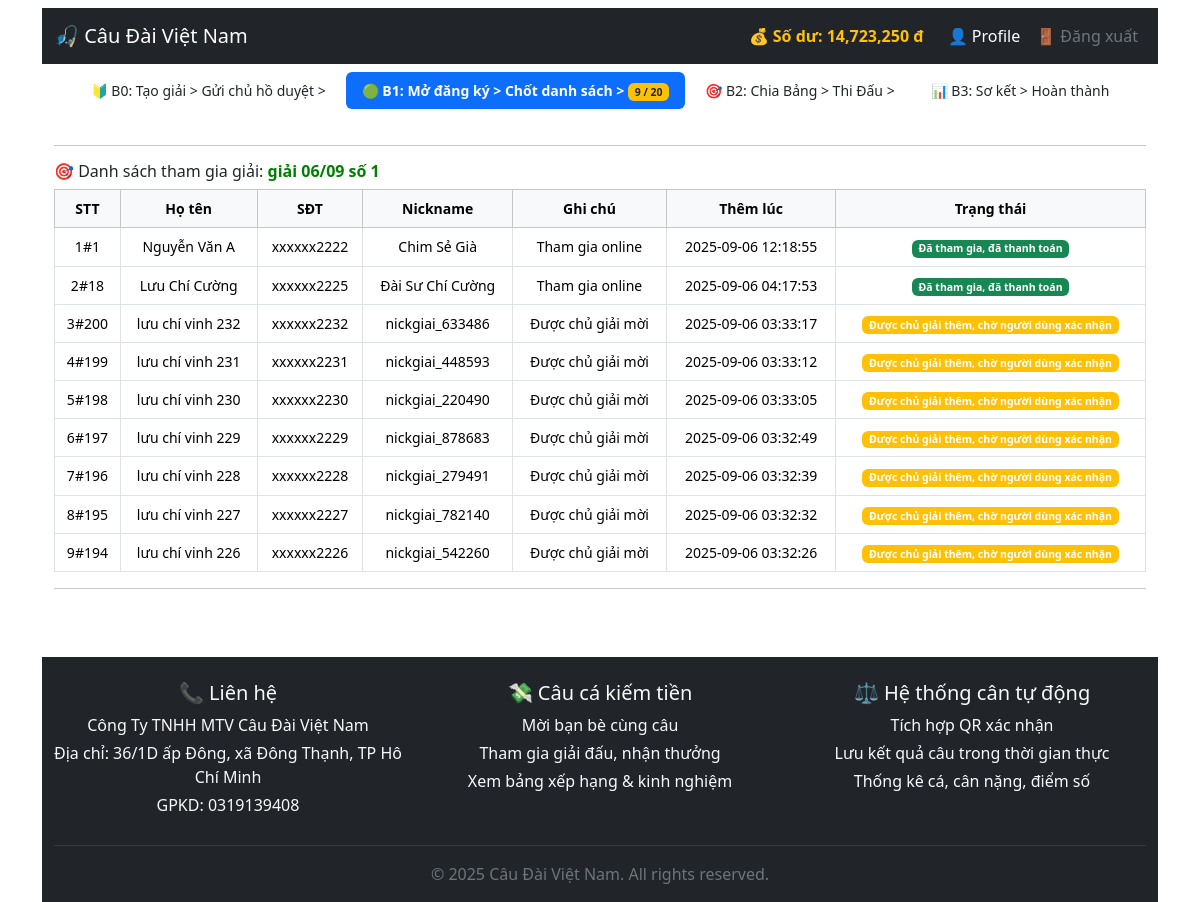
Screenshot of /cauca/canthu/giai/my_giai_detail_step_1.php?id=50 (signed in) with the database file from the repository.
### tables this page shows
CREATE TABLE `users` (
  `id` int NOT NULL,
  `user_code` varchar(40) DEFAULT NULL,
  `phone` varchar(12) DEFAULT NULL,
  `password` varchar(255) NOT NULL,
  `nickname` varchar(30) DEFAULT 'Nick name...',
  `email` varchar(100) DEFAULT 'Email...',
  `vai_tro` enum('admin','moderator','canthu','chuho','guest') NOT NULL DEFAULT 'canthu',
  `full_name` varchar(100) DEFAULT 'Họ và Tên...',
  `bank_account` varchar(50) DEFAULT 'Số tài khoản...',
  `bank_info` enum('970436-Vietcombank','970415-VietinBank','970418-BIDV','970405-Agribank','970407-Techcombank','970422-MBbank','970423-TPBank','970403-Sacombank','970432-VPBank','970416-ACB') DEFAULT NULL,
  `qr_image_path` varchar(255) DEFAULT NULL,
  `CCCD_number` varchar(20) DEFAULT 'Số CCCD...',
  `balance` decimal(12,2) DEFAULT '100000.00',
  `balance_ref` decimal(12,2) DEFAULT '50000.00',
  `ref_code` varchar(20) DEFAULT '0935192079',
  `user_exp` int DEFAULT '10',
  `cnt_ho` int NOT NULL DEFAULT '0',
  `cnt_xa` int NOT NULL DEFAULT '0',
  `cnt_giai` int NOT NULL DEFAULT '0',
  `cnt_game` int NOT NULL DEFAULT '0',
  `user_lever` int DEFAULT '1',
  `user_note` varchar(200) DEFAULT 'Ghi chú user...',
  `review_status` enum('yes','no') DEFAULT 'yes',
  `created_at` datetime DEFAULT CURRENT_TIMESTAMP,
  `status` enum('Chưa xác minh','Đã xác minh','Tạm dừng','banned') NOT NULL DEFAULT 'Chưa xác minh'
);

CREATE TABLE `giai_list` (
  `id` int NOT NULL,
  `giai_code` varchar(40) DEFAULT NULL,
  `ho_cau_id` int NOT NULL,
  `chuho_id` int DEFAULT NULL,
  `creator_id` int NOT NULL,
  `hinh_thuc_id` int NOT NULL,
  `ten_giai` varchar(255) NOT NULL,
  `so_luong_can_thu` int NOT NULL,
  `so_bang` int DEFAULT '0',
  `so_hiep` int DEFAULT '1',
  `thoi_luong_phut_hiep` int DEFAULT '60',
  `ngay_to_chuc` date NOT NULL,
  `gio_bat_dau` time NOT NULL,
  `thoi_gian_dong_dang_ky` datetime NOT NULL,
  `tien_cuoc` int DEFAULT '0',
  `phi_giai` int DEFAULT '0',
  `phi_ho` int DEFAULT '0',
  `luat_choi` text,
  `status` enum('dang_cho_xac_nhan','dang_mo_dang_ky','chot_xong_danh_sach','dang_dau_hiep_1','dang_dau_hiep_2','dang_dau_hiep_3','dang_dau_hiep_4','so_ket_giai','hoan_tat_giai','huy_giai','chuyen_chu_ho_duyet','dang_dau_hiep_5','dang_dau_hiep_6','') DEFAULT 'dang_cho_xac_nhan',
  `created_at` timestamp NULL DEFAULT CURRENT_TIMESTAMP,
  `min_user_exp` int DEFAULT '0',
  `min_user_level` int DEFAULT '0',
  `quy_tac_xoay_tu_chon` varchar(2000) DEFAULT '0' COMMENT 'Lưu JSON xoay bảng tùy chỉnh nếu chọn custom'
);

CREATE TABLE `giai_user` (
  `id` int NOT NULL,
  `giai_id` int NOT NULL,
  `user_id` int NOT NULL,
  `nickname` varchar(100) DEFAULT 'Nick name...',
  `trang_thai` enum('moi_cho_phan_hoi','cho_xac_nhan','da_thanh_toan','Đã hoàn tiền') NOT NULL DEFAULT 'moi_cho_phan_hoi',
  `payment_time` datetime DEFAULT NULL,
  `created_at` timestamp NULL DEFAULT CURRENT_TIMESTAMP,
  `note` varchar(255) DEFAULT NULL COMMENT 'Ghi chú nguồn đăng ký: tự online / được chủ giải thêm',
  `tong_diem` decimal(6,2) DEFAULT '0.00',
  `tong_kg` decimal(7,2) DEFAULT '0.00',
  `xep_hang` int DEFAULT '0'
);

### cauca/canthu/giai/my_giai_detail_step_1.php (the view, shortened to what this page needs)
<?php
require_once '../../../connect.php';
require_once '../../../includes/header.php';
$giai_id = (int)$_GET['id'];
$stmt = $pdo->prepare("SELECT * FROM giai_list WHERE id = ?");
$stmt->execute([$giai_id]);
$giai = $stmt->fetch();
$stmt = $pdo->prepare("SELECT gu.*, u.full_name, u.phone, u.nickname FROM giai_user gu JOIN users u ON gu.user_id = u.id WHERE gu.giai_id = ? ORDER BY gu.id DESC");
$stmt->execute([$giai_id]);
$list_users = $stmt->fetchAll();
if (!function_exists('mask_phone')) {
  function mask_phone($phone, $maskLength = 6)
  {
    return strlen($phone) > $maskLength
      ? substr_replace($phone, str_repeat('x', $maskLength), 0, $maskLength)
      : $phone;
  }
}
?>
<html>
<head>
  <link href="https://cdn.jsdelivr.net/npm/bootstrap@5.3.2/dist/css/bootstrap.min.css" rel="stylesheet">
</head>
<body class="container mt-2">
  <div class="d-flex justify-content-center mt-2"> <?php include '../../../includes/giai_menu_status.php'; ?></div>
  <div class="container py-1">
    <hr>
    <h6 class="mt-2">🎯 Danh sách tham gia giải: <strong style="color: green;"><?= htmlspecialchars($giai['ten_giai']) ?></strong></h6>
    <table class="table table-bordered mt-2">
      <thead class="table-light">
        <tr>
          <th>STT</th>
          <th>Họ tên</th>
          <th>SĐT</th>
          <th>Nickname</th>
          <th>Ghi chú</th>
          <th>Thêm lúc</th>
          <th>Trạng thái</th>
        </tr>
      </thead>
      <tbody>
        <?php foreach ($list_users as $index => $row): ?>
          <tr>
            <td><?= $index + 1 ?>#<?= htmlspecialchars($row['user_id']) ?></td>
            <td><?= htmlspecialchars($row['full_name']) ?></td>
            <td><?= htmlspecialchars(mask_phone($row['phone'])) ?></td>
            <td><?= htmlspecialchars($row['nickname']) ?> </td>
            <td><?= htmlspecialchars($row['note'] ?? '') ?></td>
            <td><?= $row['created_at'] ?></td>
            <?php
            $status_map = [
              'moi_cho_phan_hoi' => ['label' => 'Được chủ giải thêm, chờ người dùng xác nhận', 'class' => 'warning'],
              'moi_da_tu_choi'   => ['label' => 'Người dùng từ chối lời mời', 'class' => 'danger'],
              'da_thanh_toan'    => ['label' => 'Đã tham gia, đã thanh toán', 'class' => 'success']
            ];
            $st = $row['trang_thai'] ?? '';
            if (isset($status_map[$st])) {
              $label = $status_map[$st]['label'];
              $class = $status_map[$st]['class'];
            } else {
              $label = htmlspecialchars($st);
              $class = 'secondary';
            }
            ?>
            <td><span class="badge bg-<?= $class ?>"><?= $label ?></span></td>
          </tr>
        <?php endforeach; ?>
      </tbody>
    </table>
    <hr>
  </div>
</body>
</html>
<?php require_once '../../../includes/footer.php'; ?>

### includes/header.php (shortened to what this page needs)
<?php
require_once __DIR__ . '/../connect.php';
$user = $_SESSION['user'] ?? null;
$isLoggedIn = $user !== null;
$vai_tro = $user['vai_tro'] ?? null;
$user_id = $user['id'] ?? null;
?>
<!DOCTYPE html>
<html lang="vi">
<head>
<link href="https://cdn.jsdelivr.net/npm/bootstrap@5.3.3/dist/css/bootstrap.min.css" rel="stylesheet">
</head>
<body>
<nav class="navbar navbar-expand-lg navbar-dark bg-dark">
    <div class="container-fluid">
<a class="navbar-brand" href="/index.php">🎣 Câu Đài Việt Nam</a>
        <div class="collapse navbar-collapse" id="navbarNav">
            <?php if ($isLoggedIn && in_array($vai_tro, ['canthu', 'chuho'])): ?>
                <?php
                    $stmt = $pdo->prepare("SELECT balance FROM users WHERE id = :id");
                    $stmt->execute(['id' => $user_id]);
                    $u = $stmt->fetch(PDO::FETCH_ASSOC);
                    $so_du = isset($u['balance']) ? (float)$u['balance'] : 0;
                    $balance_link = ($vai_tro === 'canthu')
                        ? '/cauca/canthu/balance.php'
                        : '/cauca/chuho/balance.php';
                ?>
                <div class="me-3 text-white">
                    <a href="<?= $balance_link ?>" class="text-decoration-none text-warning fw-bold">
                        💰 Số dư: <?= number_format($so_du) ?> đ
                    </a>
                </div>
            <?php endif; ?>
<ul class="navbar-nav">
    <?php if ($isLoggedIn): ?>
        <li class="nav-item">
            <?php
                $profile_link = '/';
                if ($vai_tro === 'canthu') {
                    $profile_link = '/cauca/canthu/profile.php';
                } elseif ($vai_tro === 'chuho') {
                    $profile_link = '/cauca/chuho/profile.php';
                }
            ?>
            <a class="nav-link text-white" href="<?= $profile_link ?>">👤 Profile</a>
        </li>
        <li class="nav-item">
            <a class="nav-link text-secondary" href="/auth/logout.php">🚪 Đăng xuất</a>
        </li>
    <?php else: ?>
        <li class="nav-item"><a class="nav-link" href="/auth/login.php">Đăng nhập</a></li>
    <?php endif; ?>
</ul>
        </div>
    </div>
</nav>

### includes/giai_menu_status.php (shortened to what this page needs)
<?php
$giai_id = $giai['id'];
$current_status = $giai['status'] ?? '';
$so_luong_can_thu = (int)($giai['so_luong_can_thu'] ?? 0);
$stmt = $pdo->prepare("SELECT COUNT(*) FROM giai_user WHERE giai_id = ?");
$stmt->execute([$giai_id]);
$so_can_thu_dk = (int) $stmt->fetchColumn();
switch ($giai['so_hiep']) {
  case 2:
	$link_step2 = "my_giai_detail_step_2.php?id={$giai_id}";
	$link_step3 = "my_giai_detail_step_3.php?id={$giai_id}";
    break;
}
function activeClass($statusKeys, $current) {
    if (is_array($statusKeys)) {
        return in_array($current, $statusKeys) ? 'active fw-bold text-white bg-primary' : 'text-dark';
    } else {
        return $statusKeys === $current ? 'active fw-bold text-white bg-primary' : 'text-dark';
    }
}
?>
<ul class="nav nav-pills mb-3 gap-1 flex-wrap" style="font-size: 14px;">
  <li class="nav-item" title="Bước đầu: Tạo giải và nhập thông tin">
    <a class="nav-link <?= activeClass(['dang_cho_xac_nhan', 'chuyen_chu_ho_duyet'], $current_status) ?>"
       href="my_giai_detail.php?id=<?= $giai_id ?>">
      🔰 B0: Tạo giải > Gửi chủ hồ duyệt >
    </a>
  </li>
  <li class="nav-item" title="Bước 1: Đăng ký và chốt danh sách">
    <a class="nav-link <?= activeClass(['dang_mo_dang_ky'], $current_status) ?>" href="my_giai_detail_step_1.php?id=<?= $giai_id ?>">
      🟢 B1: Mở đăng ký > Chốt danh sách >
      <span class="badge bg-warning text-dark"><?= $so_can_thu_dk ?> / <?= $so_luong_can_thu ?></span>
    </a>
  </li>
    <li class="nav-item" title="Bước 2: Thi đấu và thêm, sửa điểm">
    <a class="nav-link <?= activeClass(['chot_xong_danh_sach', 'dang_dau_hiep_1', 'dang_dau_hiep_2', 'dang_dau_hiep_3', 'dang_dau_hiep_4'], $current_status) ?>"
		href=<?= $link_step2 ?>>
		🎯 B2: Chia Bảng > Thi Đấu >
    </a>
	</li>
  <li class="nav-item" title="Bước 3: Hoàn thành và Bảo lưu kết quả">
  		<a class="nav-link <?= activeClass(['so_ket_giai','hoan_tat_giai'], $current_status) ?>"
			href=<?= $link_step3 ?>>
			📊 B3: Sơ kết > Hoàn thành
		</a>
  </li>
</ul>

### cauca/canthu/giai/my_giai_detail_step_1.php (style rules this page uses)
table th, table td { text-align: center; vertical-align: middle; font-size: 14px; }

### rows the page displays
users: balance "14,723,250"
giai_list: so_luong_can_thu "20", ten_giai "giải 06/09 số 1"
giai_user: user "1", user.full_name "Nguyễn Văn A", user.phone "xxxxxx2222", user.nickname "Chim Sẻ Già", note "Tham gia online", created_at "2025-09-06 12:18:55", trang_thai "Đã tham gia, đã thanh toán"
giai_user: user "18", user.full_name "Lưu Chí Cường", user.phone "xxxxxx2225", user.nickname "Đài Sư Chí Cường", note "Tham gia online", created_at "2025-09-06 04:17:53", trang_thai "Đã tham gia, đã thanh toán"
giai_user: user "200", user.full_name "lưu chí vinh 232", user.phone "xxxxxx2232", user.nickname "nickgiai_633486", note "Được chủ giải mời", created_at "2025-09-06 03:33:17", trang_thai "Được chủ giải thêm, chờ người dùng xác nhận"
giai_user: user "199", user.full_name "lưu chí vinh 231", user.phone "xxxxxx2231", user.nickname "nickgiai_448593", note "Được chủ giải mời", created_at "2025-09-06 03:33:12", trang_thai "Được chủ giải thêm, chờ người dùng xác nhận"
giai_user: user "198", user.full_name "lưu chí vinh 230", user.phone "xxxxxx2230", user.nickname "nickgiai_220490", note "Được chủ giải mời", created_at "2025-09-06 03:33:05", trang_thai "Được chủ giải thêm, chờ người dùng xác nhận"
giai_user: user "197", user.full_name "lưu chí vinh 229", user.phone "xxxxxx2229", user.nickname "nickgiai_878683", note "Được chủ giải mời", created_at "2025-09-06 03:32:49", trang_thai "Được chủ giải thêm, chờ người dùng xác nhận"
giai_user: user "196", user.full_name "lưu chí vinh 228", user.phone "xxxxxx2228", user.nickname "nickgiai_279491", note "Được chủ giải mời", created_at "2025-09-06 03:32:39", trang_thai "Được chủ giải thêm, chờ người dùng xác nhận"
giai_user: user "195", user.full_name "lưu chí vinh 227", user.phone "xxxxxx2227", user.nickname "nickgiai_782140", note "Được chủ giải mời", created_at "2025-09-06 03:32:32", trang_thai "Được chủ giải thêm, chờ người dùng xác nhận"
giai_user: user "194", user.full_name "lưu chí vinh 226", user.phone "xxxxxx2226", user.nickname "nickgiai_542260", note "Được chủ giải mời", created_at "2025-09-06 03:32:26", trang_thai "Được chủ giải thêm, chờ người dùng xác nhận"

### other values shown
$so_can_thu_dk "9"
